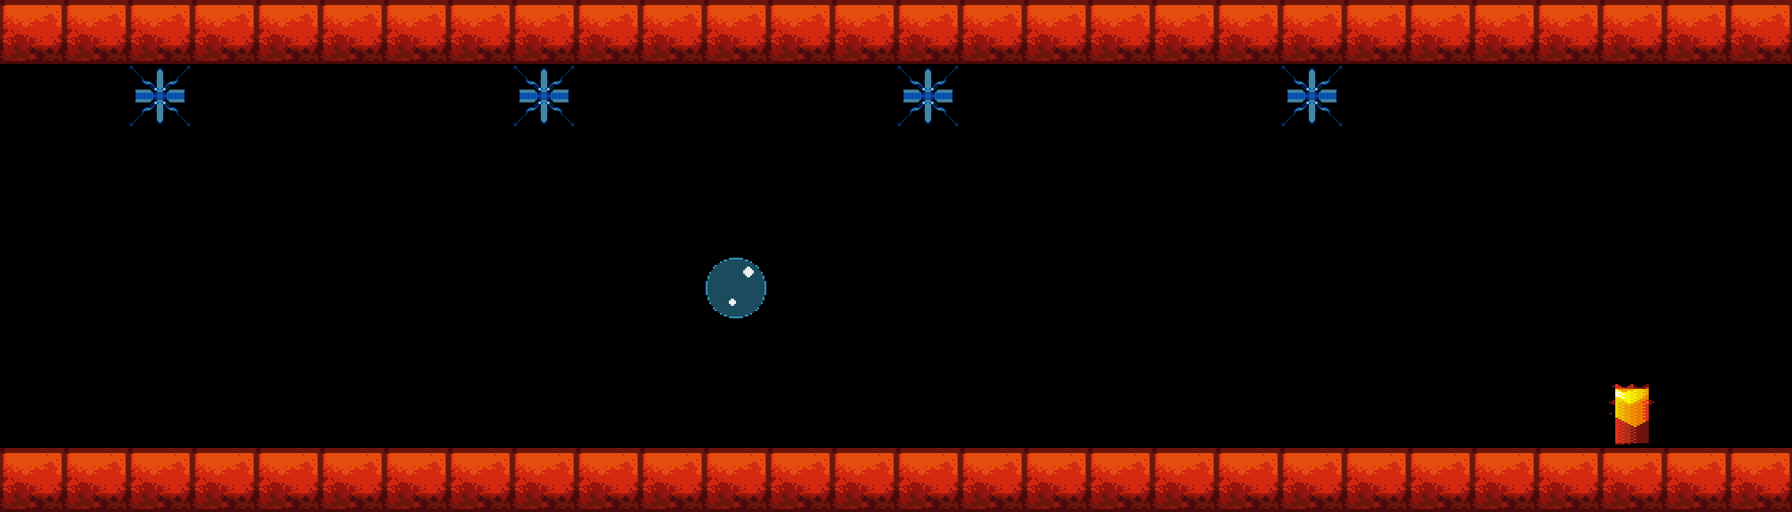

This is a level from a 2D game, rendered from its Tiled map with the project's own tilesets. A one-line summary and the complete map file follow:
An orthogonal 28x8 tile map with 64x64 px tiles, 1 tile layer (Tile Layer 1), 9 tilesets.

<map version="1.8" tiledversion="1.8.2" orientation="orthogonal" renderorder="right-down" width="28" height="8" tilewidth="64" tileheight="64" infinite="0" nextlayerid="3" nextobjectid="1">
 <editorsettings>
  <export format="lua" />
 </editorsettings>
 <tileset firstgid="1" source="../buildmap/tileset/START_POINT.tsx" />
 <tileset firstgid="2" source="../buildmap/tileset/GROUND_BLOCK.tsx" />
 <tileset firstgid="3" source="../buildmap/tileset/THORN.tsx" />
 <tileset firstgid="4" source="../buildmap/tileset/dyn_thorn.tsx" />
 <tileset firstgid="5" source="../buildmap/tileset/CHECKPOINT.tsx" />
 <tileset firstgid="6" source="../buildmap/tileset/ring_vertical.tsx" />
 <tileset firstgid="7" source="../buildmap/tileset/ring_horizontal.tsx" />
 <tileset firstgid="8" source="../buildmap/tileset/END_POINT.tsx" />
 <tileset firstgid="9" name="life" tilewidth="64" tileheight="64" tilecount="1" columns="1">
  <image source="../buildmap/tileset/life.png" width="64" height="64" />
 </tileset>
 <layer id="1" name="Tile Layer 1" width="28" height="8">
  <data encoding="csv">
2,2,2,2,2,2,2,2,2,2,2,2,2,2,2,2,2,2,2,2,2,2,2,2,2,2,2,2,
0,0,4,0,0,0,0,0,4,0,0,0,0,0,4,0,0,0,0,0,4,0,0,0,0,0,0,0,
0,0,0,0,0,0,0,0,0,0,0,0,0,0,0,0,0,0,0,0,0,0,0,0,0,0,0,0,
0,0,0,0,0,0,0,0,0,0,0,0,0,0,0,0,0,0,0,0,0,0,0,0,0,0,0,0,
0,0,0,0,0,0,0,0,0,0,0,9,0,0,0,0,0,0,0,0,0,0,0,0,0,0,0,0,
0,0,0,0,0,0,0,0,0,0,0,0,0,0,0,0,0,0,0,0,0,0,0,0,0,0,0,0,
0,0,0,0,0,0,0,0,0,0,0,0,0,0,0,0,0,0,0,0,0,0,0,0,0,3,0,0,
2,2,2,2,2,2,2,2,2,2,2,2,2,2,2,2,2,2,2,2,2,2,2,2,2,2,2,2
</data>
 </layer>
</map>
